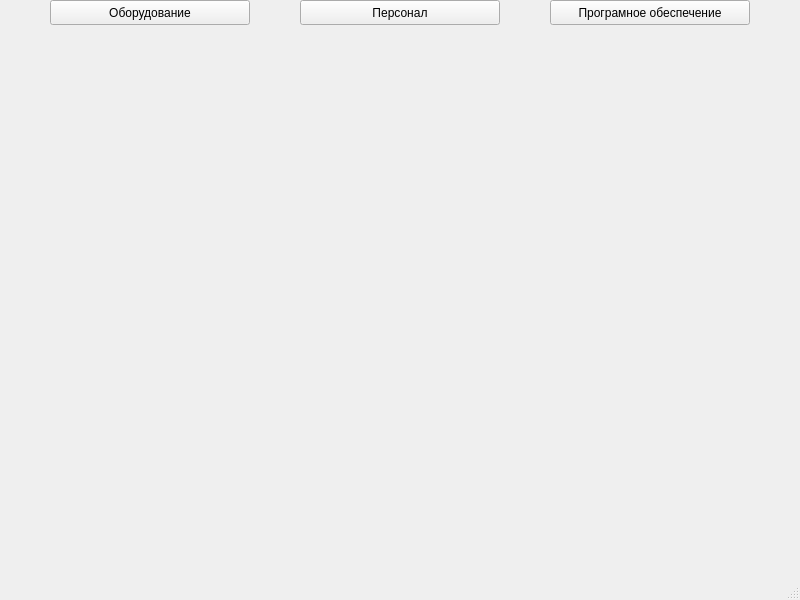
<?xml version="1.0" encoding="UTF-8"?>
<ui version="4.0">
 <class>MainWindow</class>
 <widget class="QMainWindow" name="MainWindow">
  <property name="geometry">
   <rect>
    <x>0</x>
    <y>0</y>
    <width>800</width>
    <height>600</height>
   </rect>
  </property>
  <property name="windowTitle">
   <string>MainWindow</string>
  </property>
  <widget class="QWidget" name="centralwidget">
   <widget class="QPushButton" name="pushButton">
    <property name="geometry">
     <rect>
      <x>50</x>
      <y>0</y>
      <width>200</width>
      <height>25</height>
     </rect>
    </property>
    <property name="text">
     <string>Оборудование</string>
    </property>
   </widget>
   <widget class="QPushButton" name="pushButton_2">
    <property name="geometry">
     <rect>
      <x>300</x>
      <y>0</y>
      <width>200</width>
      <height>25</height>
     </rect>
    </property>
    <property name="text">
     <string>Персонал</string>
    </property>
   </widget>
   <widget class="QPushButton" name="pushButton_3">
    <property name="geometry">
     <rect>
      <x>550</x>
      <y>0</y>
      <width>200</width>
      <height>25</height>
     </rect>
    </property>
    <property name="text">
     <string>Програмное обеспечение</string>
    </property>
   </widget>
  </widget>
  <widget class="QMenuBar" name="menubar">
   <property name="geometry">
    <rect>
     <x>0</x>
     <y>0</y>
     <width>800</width>
     <height>22</height>
    </rect>
   </property>
  </widget>
  <widget class="QStatusBar" name="statusbar"/>
 </widget>
 <resources/>
 <connections/>
</ui>
